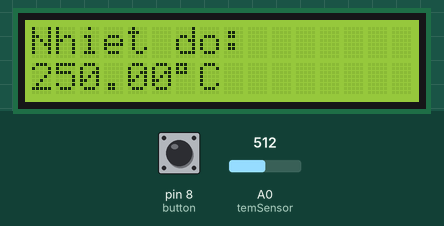
Simulated run of this sketch. Board: Arduino Uno, built with avr-gcc and run on an emulated ATmega328P. On the bench: 16×2 character LCD. The test bench sets the inputs (shaded band); at power-on: pin 8 (button) LOW, A0 (temSensor) = 512. What the sketch prints to the serial monitor is not drawn.

Above: at 1.2 s.
1.3 s: pin 8 (button) pulled HIGH for 1 s
At 3.4 s:
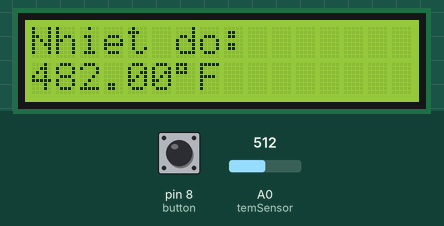
3.8 s: A0 (temSensor) set to 716
At 5.0 s:
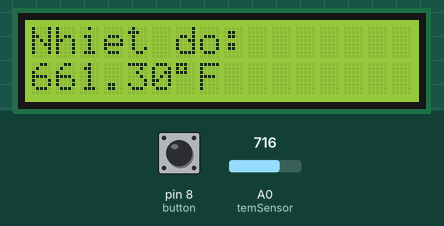
5.4 s: pin 8 (button) pulled HIGH for 0.15 s
At 6.3 s:
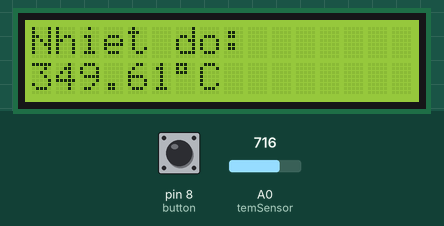
7.1 s: A0 (temSensor) set to 900
At 7.9 s:
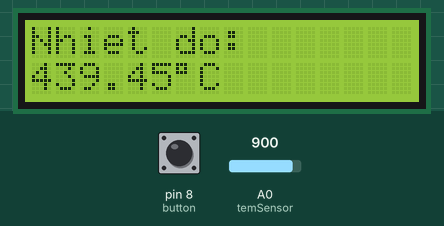
8.6 s: A0 (temSensor) set to 1023
At 9.5 s:
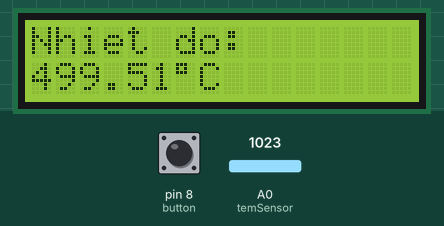
Timing chart, 0 to 11.2 s (numbered marks = the images above; inputs shaded):
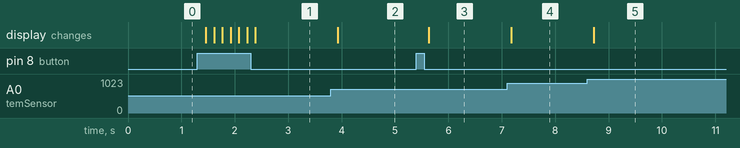

The sketch:

LCD.ino
```cpp
#include <LiquidCrystal.h>

// Connections:
// VSS -> GND
// VDD -> 5V
// V0 -> Chiet ap
// RS to Arduino pin 12
// RW -> GND
// E to Arduino pin 11
// LCD pins d4, d5, d6, d7 to Arduino pins 5, 4, 3, 2
// A + tro -> VCC
// K -> GND
LiquidCrystal lcd(12, 11, 5, 4, 3, 2);
int button = 8;
int temSensor = A0;
float voltage = 0;
float sensor = 0;
float celsius = 0;
float fahrenheit = 0;
int cf = 1;
byte symbol[8] = {
  B11100,
  B10100,
  B11100,
  B00000,
  B00000,
  B00000,
  B00000,
};
void setup()
{
  Serial.begin(9600);
  lcd.begin(16,2);              // columns, rows.  use 16,2 for a 16x2 LCD, etc.
  lcd.clear();                  // start with a blank screen
}
int count=0;
int lasttime = 0;
int stt = 1;
void loop()
{
  sensor = analogRead(temSensor);
  voltage = sensor*5.0/1024.0;
  celsius = voltage*100;         // Chuyển đổi mV sang độ C
  fahrenheit = ((celsius * 1.8)+32); // Đổi độ C sang độ F

  if (cf == 1)
  {
    lcd.setCursor(0,0);           // set cursor to column 0, row 0 (the first row)
    lcd.print("Nhiet do: ");    // change text to whatever you like. keep it clean!
    lcd.setCursor(0,1);           // set cursor to column 0, row 1
    lcd.print(celsius);
    lcd.createChar(0, symbol);
    lcd.setCursor(6, 1);
    lcd.write(byte(0));
    lcd.setCursor(7,1);
    lcd.print("C");
  }
  else
  {
    lcd.setCursor(0,0);           // set cursor to column 0, row 0 (the first row)
    lcd.print("Nhiet do: ");    // change text to whatever you like. keep it clean!
    lcd.setCursor(0,1);           // set cursor to column 0, row 1
    lcd.print(fahrenheit);
    lcd.createChar(0, symbol);
    lcd.setCursor(6, 1);
    lcd.write(byte(0));
    lcd.setCursor(7,1);
    lcd.print("F");
  }

  int buttonStatus = digitalRead(button);    //Đọc trạng thái button
  if (buttonStatus == HIGH)
  { // Nếu mà button bị nhấn
    lasttime = millis();
    cf = -cf;
    Serial.println(cf);
  }

  delay(150);
}
```

Measured:
- after the input at 1.3 s, the display: changes after 0.16 s (image 1)
- after the input at 3.8 s, the display: changes after 0.13 s (image 2)
- after the input at 5.4 s, the display: changes after 0.23 s (image 3)
- after the input at 7.1 s, the display: changes after 0.08 s (image 4)
- after the input at 8.6 s, the display: changes after 0.12 s (image 5)
